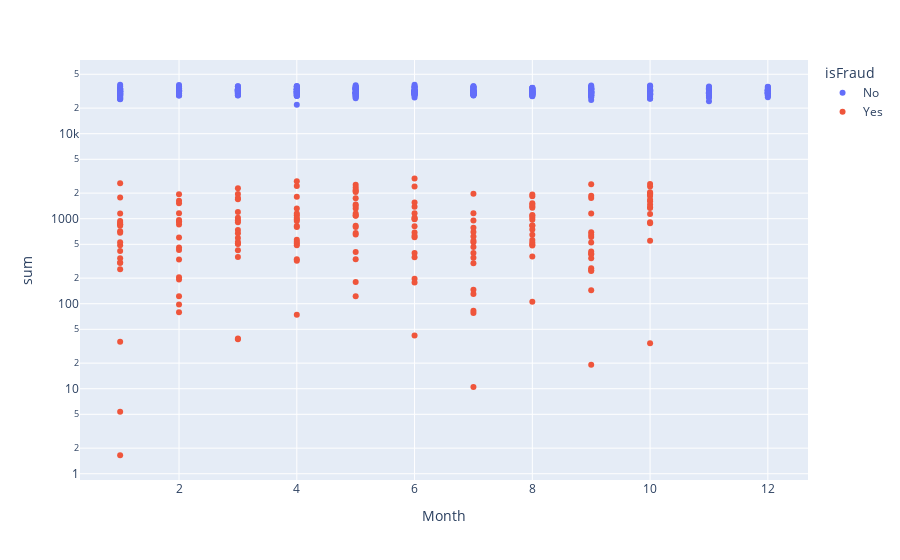

Write notebook code for a chart like this one.
### Code cell
fraud_plot = px.scatter(fraud, x="Month", y="sum", 
                        #size="max", 
                        color="isFraud",
           hover_name="Month", log_y=True)

fraud_plot.show()

### Figure 1 — Plotly figure (JSON) as saved in the notebook; plotly's stock layout.template omitted (floating-point values rounded to 4 significant figures; data arrays with more than 128 entries replaced by an {"elided": "..."} marker saying what was removed)
{"data": [{"hovertemplate": "<b>%{hovertext}</b><br><br>isFraud=No<br>Month=%{x}<br>sum=%{y}<extra></extra>", "hovertext": {"elided": "365 int values"}, "legendgroup": "No", "marker": {"color": "#636efa", "symbol": "circle"}, "mode": "markers", "name": "No", "orientation": "v", "showlegend": true, "type": "scatter", "x": {"elided": "365 int values"}, "xaxis": "x", "y": {"elided": "365 float values"}, "yaxis": "y"}, {"hovertemplate": "<b>%{hovertext}</b><br><br>isFraud=Yes<br>Month=%{x}<br>sum=%{y}<extra></extra>", "hovertext": {"elided": "189 int values"}, "legendgroup": "Yes", "marker": {"color": "#EF553B", "symbol": "circle"}, "mode": "markers", "name": "Yes", "orientation": "v", "showlegend": true, "type": "scatter", "x": {"elided": "189 int values"}, "xaxis": "x", "y": {"elided": "189 float values"}, "yaxis": "y"}], "layout": {"autosize": true, "legend": {"title": {"text": "isFraud"}, "tracegroupgap": 0}, "margin": {"t": 60}, "xaxis": {"anchor": "y", "autorange": true, "domain": [0, 1], "range": [0.3527, 12.65], "title": {"text": "Month"}, "type": "linear"}, "yaxis": {"anchor": "x", "autorange": true, "domain": [0, 1], "range": [-0.12, 4.913], "title": {"text": "sum"}, "type": "log"}}}
